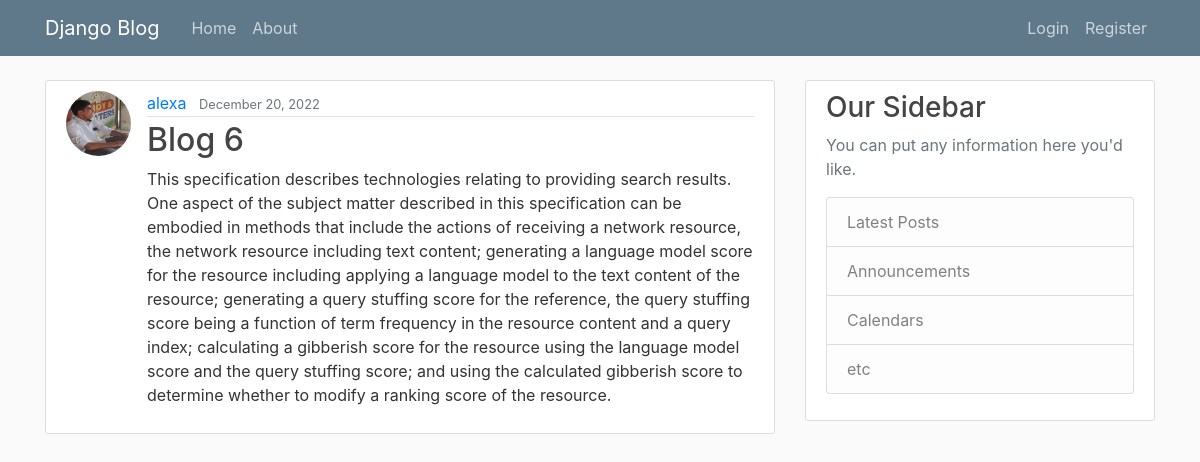
Page /post/6/ on the committed database.
### blog/models.py (models this page shows, shortened)
class Post(models.Model):
    title = models.CharField(max_length=100)
    content = models.TextField()
    date_posted = models.DateField(default=timezone.now)
    author = models.ForeignKey(User,on_delete=models.CASCADE)

### users/models.py (models this page shows, shortened)
class Profile(models.Model):
    user = models.OneToOneField(User, on_delete=models.CASCADE)
    image = models.ImageField(default='default.jpg', upload_to='profile_pics')

### blog/views.py (the view)
# urls.py: path('post/<int:pk>/',PostDetailView.as_view(),name='post-detail'),
class PostDetailView(DetailView):
    model = Post

### blog/templates/blog/post_detail.html (shortened to what this page needs)
{% extends "blog/base.html" %}
{% block content %}
<article class="media content-section">
    <img class="rounded-circle article-img" src="{{ object.author.profile.image.url }}" alt="">
    <div class="media-body">
        <div class="article-metadata">
            <a class="mr-2" href="{% url 'user-posts' object.author.username %}">{{ object.author }}</a>
            <small class="text-muted">{{ object.date_posted|date:"F d, Y" }}</small>
        </div>
        <h2 class="article-title">{{ object.title }}</h2>
        <p class="article-content">{{ object.content }}</p>
    </div>
</article>
{% endblock content %}

### blog/static/blog/main.css (style rules this page uses)
body { background: #fafafa; color: #333333; margin-top: 5rem; }
h1, h2, h3, h4, h5, h6 { color: #444444; }
.content-section { background: #ffffff; padding: 10px 20px; border: 1px solid #dddddd; border-radius: 3px; margin-bottom: 20px; }
.article-title { color: #444444; }
.article-content { white-space: pre-line; }
.article-img { height: 65px; width: 65px; margin-right: 16px; }
.article-metadata { padding-bottom: 1px; margin-bottom: 4px; border-bottom: 1px solid #e3e3e3 }

### rows in the picture
Post: author.profile.image (placeholder picture), author "alexa", date_posted "December 20, 2022", title "Blog 6", content "This specification describes technologies relating to providing search results. One aspect of the subject matter described in this specification can be embodied in methods that include the actions of receiving a network resource, the network resource including text content; generating a language model score for the resource including applying a language model to the text content of the resource; generating a query stuffing score for the reference, the query stuffing score being a function of term frequency in the resource content and a query index; calculating a gibberish score for the resource using the language model score and the query stuffing score; and using the calculated gibberish…"
